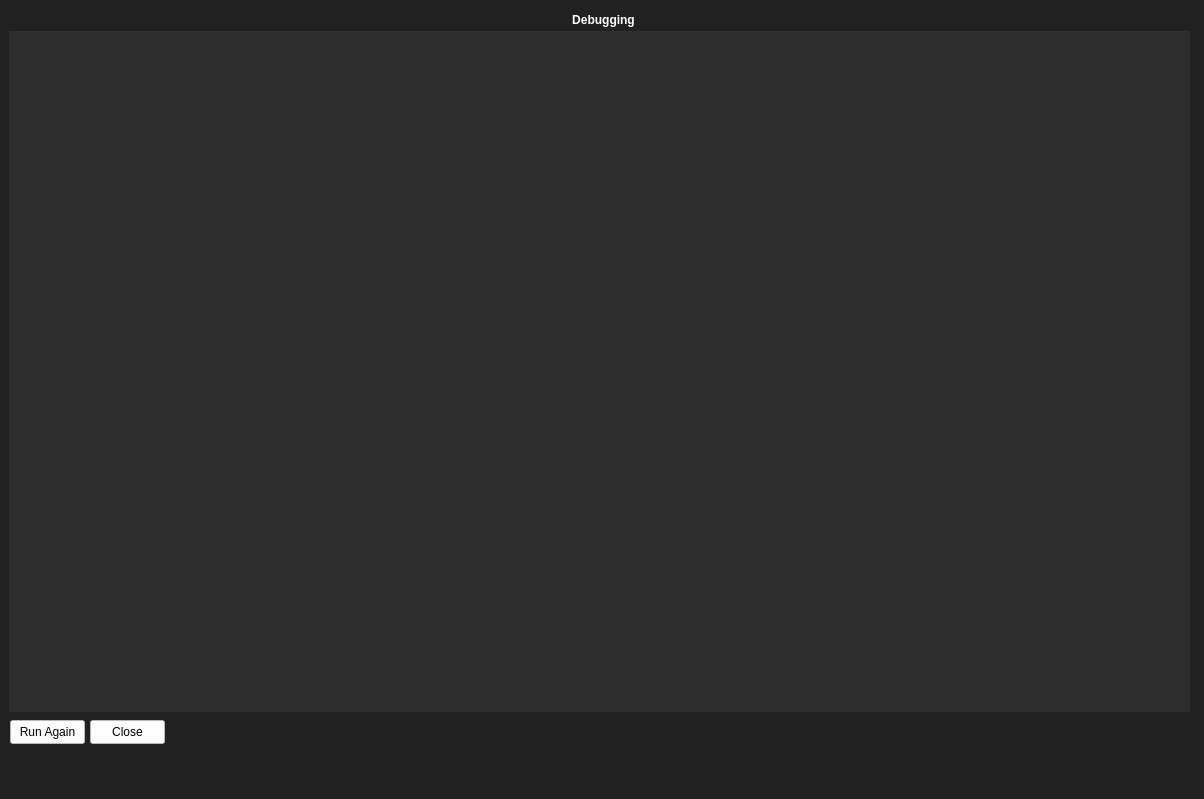
<?xml version="1.0" encoding="UTF-8"?>
<ui version="4.0">
 <class>MainWindow</class>
 <widget class="QMainWindow" name="MainWindow">
  <property name="geometry">
   <rect>
    <x>0</x>
    <y>0</y>
    <width>1204</width>
    <height>799</height>
   </rect>
  </property>
  <property name="windowTitle">
   <string>MainWindow</string>
  </property>
  <property name="styleSheet">
   <string notr="true">QWidget{
background-color:rgb(33,33,33);
color:#FFFFFF;
}
QTextEdit{
background-color:rgb(46,46,46);
border:0;
}</string>
  </property>
  <widget class="QWidget" name="centralwidget">
   <widget class="QLabel" name="label">
    <property name="geometry">
     <rect>
      <x>568</x>
      <y>10</y>
      <width>71</width>
      <height>20</height>
     </rect>
    </property>
    <property name="font">
     <font>
      <bold>true</bold>
     </font>
    </property>
    <property name="text">
     <string>Debugging</string>
    </property>
    <property name="alignment">
     <set>Qt::AlignCenter</set>
    </property>
   </widget>
   <widget class="QTextEdit" name="textEdit">
    <property name="geometry">
     <rect>
      <x>9</x>
      <y>31</y>
      <width>1181</width>
      <height>681</height>
     </rect>
    </property>
    <property name="font">
     <font>
      <family>Arial</family>
      <pointsize>12</pointsize>
     </font>
    </property>
    <property name="styleSheet">
     <string notr="true"/>
    </property>
    <property name="readOnly">
     <bool>true</bool>
    </property>
   </widget>
   <widget class="QPushButton" name="pushButton">
    <property name="geometry">
     <rect>
      <x>90</x>
      <y>720</y>
      <width>75</width>
      <height>24</height>
     </rect>
    </property>
    <property name="styleSheet">
     <string notr="true">background-color: rgb(255, 255, 255);
color: rgb(0, 0, 0);</string>
    </property>
    <property name="text">
     <string>Close</string>
    </property>
   </widget>
   <widget class="QPushButton" name="pushButton_2">
    <property name="geometry">
     <rect>
      <x>10</x>
      <y>720</y>
      <width>75</width>
      <height>24</height>
     </rect>
    </property>
    <property name="styleSheet">
     <string notr="true">background-color: rgb(255, 255, 255);
color: rgb(0, 0, 0);</string>
    </property>
    <property name="text">
     <string>Run Again</string>
    </property>
   </widget>
  </widget>
  <widget class="QMenuBar" name="menubar">
   <property name="geometry">
    <rect>
     <x>0</x>
     <y>0</y>
     <width>1204</width>
     <height>22</height>
    </rect>
   </property>
  </widget>
  <widget class="QStatusBar" name="statusbar"/>
 </widget>
 <resources/>
 <connections/>
</ui>
